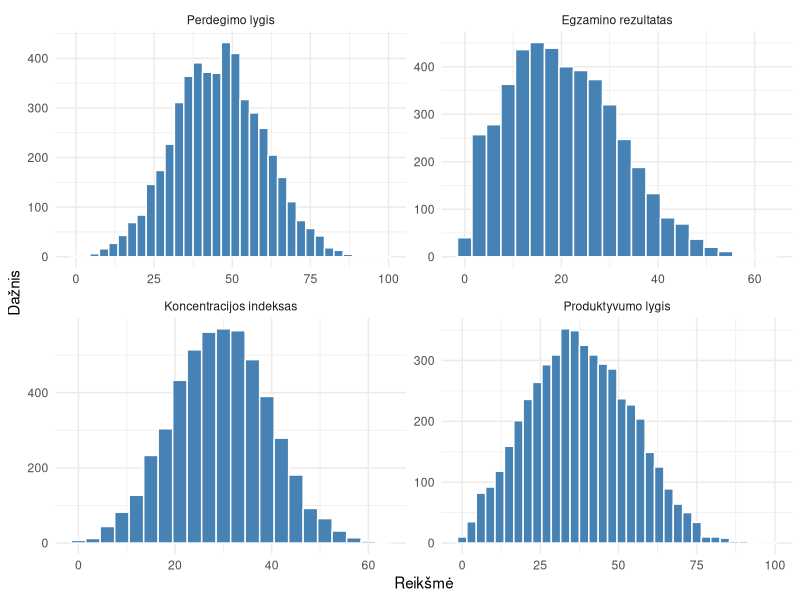
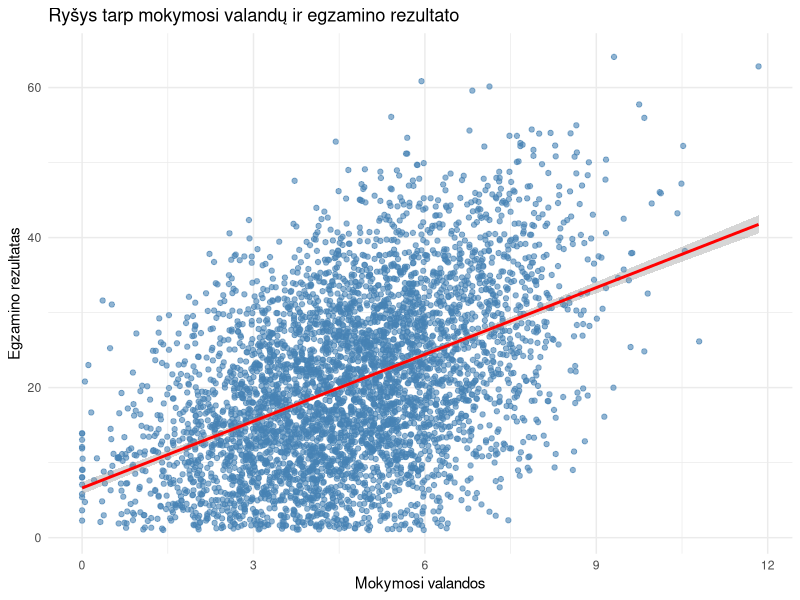
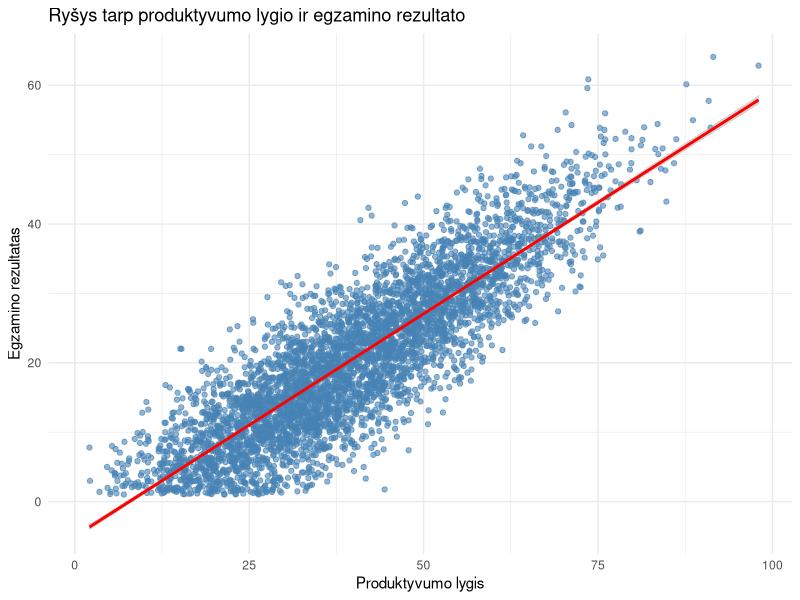
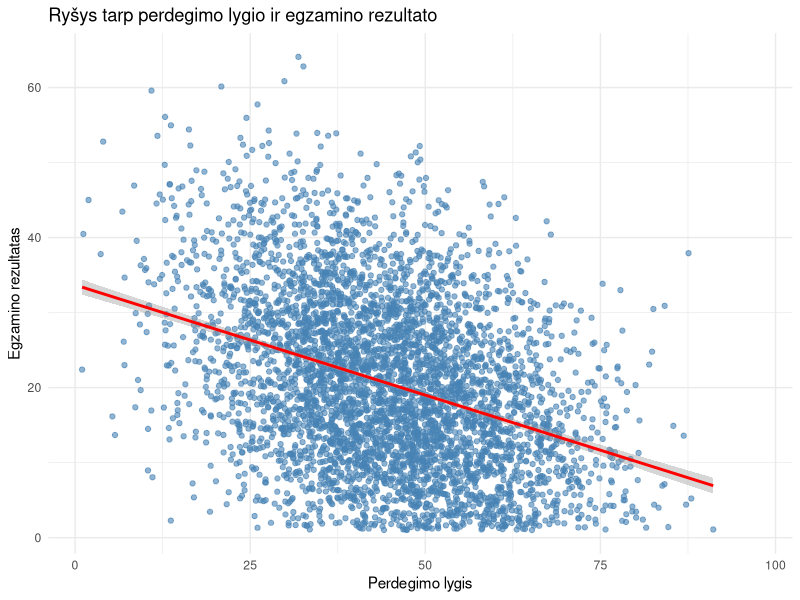
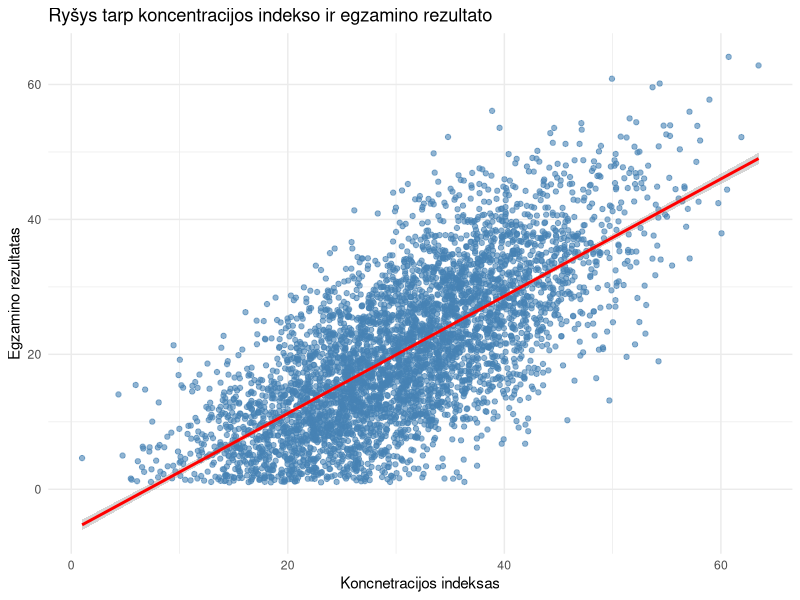
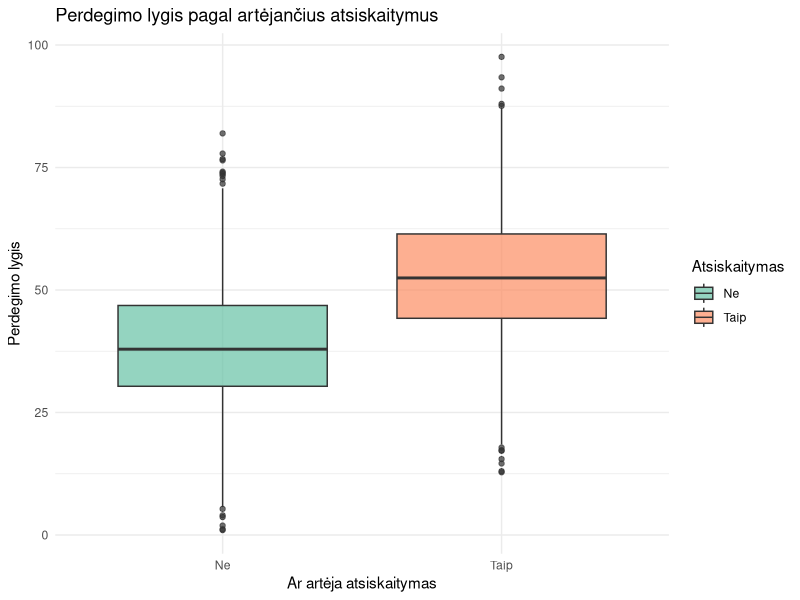
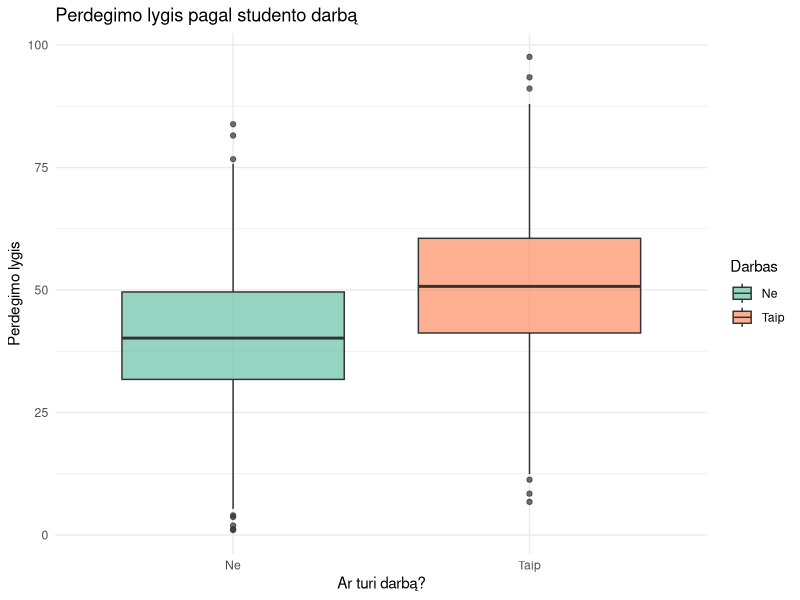

Write the R code that produced these figures, in order.
## ---- chunk 1
library(readxl)
library(dplyr)
library(tidyr)
library(e1071)
library(ggplot2)
## ---- chunk 2
duomenys <- read_excel("Duomenys.xlsx", sheet = "duomenys", range = "A1:U5001")

duomenys <- duomenys %>%
  mutate(across(c(1, 2, 5:15, 17:21), ~as.numeric(.))) %>%
  mutate(exam_score = na_if(exam_score, 1.0)) %>%
  mutate(productivity_score = na_if(productivity_score, 1.0))
## ---- chunk 3
# Histograma 1 - egzamino rezultatai (exam_score)
# Histograma 2 - produktyvumo lygis (productivity_score)
# Histograma 3 - perdegimo lygis (burnout_level)
# Histograma 4 - koncentracijos indeksas (focus_index)
duomenys %>%
  dplyr::select(exam_score, productivity_score, burnout_level, focus_index) %>%
  pivot_longer(cols = everything(),
               names_to = "kintamasis",
               values_to = "reiksme") %>%
  ggplot(aes(x = reiksme)) +
  geom_histogram(binwidth = 3, fill = "steelblue", color = "white") +
  facet_wrap(~kintamasis, scales = "free",
             labeller = labeller(kintamasis = c(
               exam_score = "Egzamino rezultatas",
               productivity_score = "Produktyvumo lygis",
               burnout_level = "Perdegimo lygis",
               focus_index = "Koncentracijos indeksas"
             ))) +
  labs(x = "Reikšmė", y = "Dažnis") +
  theme_minimal()
## ---- chunk 4
# Sklaidos diagrama 1 - ryšys tarp mokimosi valandų ir egzamino rezultato
ggplot(duomenys, aes(x = study_hours, y = exam_score)) +
  geom_point(color = "steelblue", alpha = 0.6) +
  geom_smooth(method = "lm", se = TRUE, color = "red") +
  labs(
    title = "Ryšys tarp mokymosi valandų ir egzamino rezultato",
    x = "Mokymosi valandos",
    y = "Egzamino rezultatas"
  ) +
  theme_minimal()

# Sklaidos diagrama 2 - ryšys tarp produktyvumo lygio ir egzamino rezultato
ggplot(duomenys, aes(x = productivity_score, y = exam_score)) +
  geom_point(color = "steelblue", alpha = 0.6) +
  geom_smooth(method = "lm", se = TRUE, color = "red") +
  labs(
    title = "Ryšys tarp produktyvumo lygio ir egzamino rezultato",
    x = "Produktyvumo lygis",
    y = "Egzamino rezultatas"
  ) +
  theme_minimal()

# Sklaidos diagrama 3 - ryšys tarp perdegimo lygio ir egzamino rezultato
ggplot(duomenys, aes(x = burnout_level, y = exam_score)) +
  geom_point(color = "steelblue", alpha = 0.6) +
  geom_smooth(method = "lm", se = TRUE, color = "red") +
  labs(
    title = "Ryšys tarp perdegimo lygio ir egzamino rezultato",
    x = "Perdegimo lygis",
    y = "Egzamino rezultatas"
  ) +
  theme_minimal()

# Sklaidos diagrama 4 - ryšys tarp koncentracijos indekso ir egzamino rezultato
ggplot(duomenys, aes(x = focus_index, y = exam_score)) +
  geom_point(color = "steelblue", alpha = 0.6) +
  geom_smooth(method = "lm", se = TRUE, color = "red") +
  labs(
    title = "Ryšys tarp koncentracijos indekso ir egzamino rezultato",
    x = "Koncnetracijos indeksas",
    y = "Egzamino rezultatas"
  ) +
  theme_minimal()
## ---- chunk 5
# Duomenų pertvarkymas grafikams
duomenys$part_time_job <- factor(duomenys$part_time_job,
                                 levels = c(0, 1),
                                 labels = c("Ne", "Taip"))
duomenys$upcoming_deadline <- factor(duomenys$upcoming_deadline,
                                 levels = c(0, 1),
                                 labels = c("Ne", "Taip"))
## ---- chunk 6
# Boxplot 1 - perdegimo lygis pagal artėjančius atsiskaitymus
ggplot(duomenys, aes(x = upcoming_deadline, y = burnout_level, fill = upcoming_deadline)) +
  geom_boxplot(alpha = 0.7) +
  labs(
    title = "Perdegimo lygis pagal artėjančius atsiskaitymus",
    x = "Ar artėja atsiskaitymas",
    y = "Perdegimo lygis",
    fill = "Atsiskaitymas"
  ) +
  theme_minimal() +
  scale_fill_brewer(palette = "Set2")

# Boxplot 2 - perdegimo lygis pagal tai ar studentas turi darbą
ggplot(duomenys, aes(x = part_time_job, y = burnout_level, fill = part_time_job)) +
  geom_boxplot(alpha = 0.7) +
  labs(
    title = "Perdegimo lygis pagal studento darbą",
    x = "Ar turi darbą?",
    y = "Perdegimo lygis",
    fill = "Darbas"
  ) +
  theme_minimal() +
  scale_fill_brewer(palette = "Set2")
## ---- chunk 7
kiekybiniai <- c(2, 5:13, 17:21)
funkcijos <- list(
  Vidurkis    = ~mean(.x, na.rm = TRUE),
  Min         = ~min(.x, na.rm = TRUE),
  Max         = ~max(.x, na.rm = TRUE),
  Dispersija  = ~var(.x, na.rm = TRUE),
  StNuokrypis = ~sd(.x, na.rm = TRUE),
  Q1          = ~quantile(.x, 0.25, na.rm = TRUE),
  Q2          = ~median(.x, na.rm = TRUE),
  Q3          = ~quantile(.x, 0.75, na.rm = TRUE),
  IQR         = ~IQR(.x, na.rm = TRUE),
  Asimetrija  = ~skewness(.x, na.rm = TRUE),
  Eksecesas   = ~kurtosis(.x, na.rm = TRUE)
)

ch <- duomenys %>%
  dplyr::select(all_of(c(2, 5:13, 17:21))) %>%
  summarise(across(everything(), funkcijos)) %>%
  pivot_longer(everything(),
               names_to = c("Kintamasis", "Charakteristika"),
               names_sep = "_(?=[^_]+$)") %>%
  pivot_wider(names_from = Charakteristika, values_from = value)

print(ch)
## ---- chunk 8
kategoriniai <- c(3:4, 14:16)

for (kol in kategoriniai) {
  pav <- colnames(duomenys)[kol]
  cat("\n", pav, "\n")
  
  lentele <- duomenys %>%
    count(.data[[pav]]) %>%
    rename(Kategorija = 1, Daznis = n) %>%
    mutate(Procentai = round(Daznis / sum(Daznis) * 100, 2))
  
  print(lentele)
}
## ---- chunk 9
# Papildomi kintamieji hipotezėms
duomenys <- duomenys %>%
  mutate(
    gerai_miega = factor(
      ifelse(sleep_hours >= 7, ">=7h", "<7h"),
      levels = c("<7h", ">=7h")
    ),
    aktyvus = factor(
      ifelse(exercise_minutes > 60, "Aktyvus", "Neaktyvus"),
      levels = c("Neaktyvus", "Aktyvus")
    ),
    mokymosi_grupe = factor(
      ifelse(study_hours > median(study_hours, na.rm = TRUE),
             "Daug mokosi", "Mažai mokosi"),
      levels = c("Mažai mokosi", "Daug mokosi")
    ),
    auksti_rezultatai = factor(
      ifelse(exam_score > median(exam_score, na.rm = TRUE), 1, 0),
      levels = c(0, 1),
      labels = c("Ne", "Taip")
    ),
    aukštas_produktyvumas = factor(
      ifelse(productivity_score > median(productivity_score, na.rm = TRUE), 1, 0),
      levels = c(0, 1),
      labels = c("Ne(AP)", "Taip(AP)")
  )
)
## ---- chunk 10
# H1
# Reikalinga, kad turimi duomenys būtų pasiskirtę normaliuoju skirstiniu
shapiro.test(duomenys$exam_score[duomenys$gerai_miega == ">=7h"])
shapiro.test(duomenys$exam_score[duomenys$gerai_miega == "<7h"])

table(duomenys$gerai_miega)
## ---- chunk 11
# H2
# Reikalinga, kad turimi duomenys būtų pasiskirtę normaliuoju skirstiniu
shapiro.test(duomenys$focus_index[duomenys$aktyvus == "Aktyvus"])

table(duomenys$aktyvus)
## ---- chunk 12
# H3
# Reikalinga, kad turimi duomenys būtų pasiskirtę normaliuoju skirstiniu
by(duomenys$burnout_level, duomenys$mokymosi_grupe, shapiro.test)
## ---- chunk 13
# H4 – sąlygų tikrinimas (porinis t-testas)
skirtumai <- duomenys$screen_time_hours - duomenys$study_hours
shapiro.test(skirtumai)

length(skirtumai[!is.na(skirtumai)])
## ---- chunk 14
# H5 – Pearson koreliacija
shapiro.test(duomenys$study_hours)
shapiro.test(duomenys$exam_score)

sum(!is.na(duomenys$study_hours) & !is.na(duomenys$exam_score))
## ---- chunk 15
# H6 - vienos imties proporcijos testas
n_viso <- sum(!is.na(duomenys$study_hours))
n_daugiau5 <- sum(duomenys$study_hours > 5, na.rm = TRUE)

cat("n * p =", n_viso * 0.5, "\n")
cat("n * (1-p) =", n_viso * 0.5, "\n")
## ---- chunk 16
#H7 duomenų persitvarkymas

## ---- chunk 17
# H7 – proporcijų testas (miegas ir aukštas rezultatas)
table(duomenys$upcoming_deadline, duomenys$aukštas_produktyvumas)
prop.table(table(duomenys$upcoming_deadline, duomenys$aukštas_produktyvumas))
## ---- chunk 18
# H1 - dviejų imčių t-testas
levels(duomenys$gerai_miega)
var.test(exam_score ~ gerai_miega, data = duomenys)
t.test(exam_score ~ gerai_miega, data = duomenys, var.equal = FALSE, alternative = "less")
## ---- chunk 19
# H2 - vienos imties t-testas
levels(duomenys$aktyvus)
t.test(duomenys$focus_index[duomenys$aktyvus == "Aktyvus"], mu = mean(duomenys$focus_index, na.rm = TRUE), alternative = "two.sided")
## ---- chunk 20
# H3 – dispersijų testas
var.test(burnout_level ~ mokymosi_grupe, data = duomenys, alternative = "two.sided")
## ---- chunk 21
#H4 - porinis t-testas
t.test(duomenys$screen_time_hours, duomenys$study_hours, 
       paired = TRUE, 
       alternative = "greater")
## ---- chunk 22
# H5 – Pearson koreliacija
cor.test(duomenys$study_hours, duomenys$exam_score, method = "pearson", 
         alternative = "greater")
## ---- chunk 23
# H6 – Vienos imties proporcijų testas (study_hours > 5)
n_viso <- sum(!is.na(duomenys$study_hours))
n_daugiau5 <- sum(duomenys$study_hours > 5, na.rm = TRUE)

prop.test(n_daugiau5, n_viso, p = 0.5, alternative = "two.sided")
## ---- chunk 24
# H7
prop.test(table(duomenys$upcoming_deadline, duomenys$aukštas_produktyvumas),
          alternative = "two.sided")
